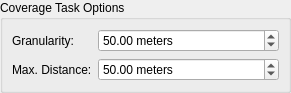
<?xml version="1.0" encoding="UTF-8"?>
<ui version="4.0">
 <class>CoverageTaskEditorWidgets</class>
 <widget class="QWidget" name="CoverageTaskEditorWidgets">
  <property name="geometry">
   <rect>
    <x>0</x>
    <y>0</y>
    <width>291</width>
    <height>79</height>
   </rect>
  </property>
  <property name="windowTitle">
   <string>Form</string>
  </property>
  <layout class="QVBoxLayout" name="verticalLayout">
   <property name="margin">
    <number>0</number>
   </property>
   <item>
    <widget class="QGroupBox" name="groupBox">
     <property name="title">
      <string>Coverage Task Options</string>
     </property>
     <layout class="QFormLayout" name="formLayout">
      <item row="0" column="0">
       <widget class="QLabel" name="label">
        <property name="text">
         <string>Granularity:</string>
        </property>
       </widget>
      </item>
      <item row="0" column="1">
       <widget class="QDoubleSpinBox" name="granularitySpinbox">
        <property name="suffix">
         <string> meters</string>
        </property>
        <property name="minimum">
         <double>10.000000000000000</double>
        </property>
        <property name="maximum">
         <double>150.000000000000000</double>
        </property>
        <property name="value">
         <double>50.000000000000000</double>
        </property>
       </widget>
      </item>
      <item row="1" column="0">
       <widget class="QLabel" name="label_2">
        <property name="text">
         <string>Max. Distance:</string>
        </property>
       </widget>
      </item>
      <item row="1" column="1">
       <widget class="QDoubleSpinBox" name="maxDistanceSpinbox">
        <property name="suffix">
         <string> meters</string>
        </property>
        <property name="minimum">
         <double>10.000000000000000</double>
        </property>
        <property name="maximum">
         <double>150.000000000000000</double>
        </property>
        <property name="value">
         <double>50.000000000000000</double>
        </property>
       </widget>
      </item>
     </layout>
    </widget>
   </item>
  </layout>
 </widget>
 <resources/>
 <connections/>
</ui>
